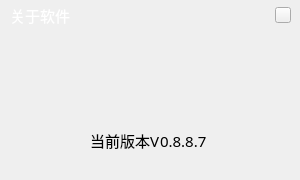
<?xml version="1.0" encoding="UTF-8"?>
<ui version="4.0">
 <class>UIAboutVersion</class>
 <widget class="QWidget" name="UIAboutVersion">
  <property name="geometry">
   <rect>
    <x>0</x>
    <y>0</y>
    <width>300</width>
    <height>180</height>
   </rect>
  </property>
  <property name="windowTitle">
   <string>UIAboutVersion</string>
  </property>
  <widget class="QLabel" name="label">
   <property name="geometry">
    <rect>
     <x>10</x>
     <y>0</y>
     <width>127</width>
     <height>30</height>
    </rect>
   </property>
   <property name="font">
    <font>
     <family>微软雅黑</family>
     <pointsize>11</pointsize>
    </font>
   </property>
   <property name="styleSheet">
    <string notr="true">color: rgb(255, 255, 255);</string>
   </property>
   <property name="text">
    <string>关于软件</string>
   </property>
  </widget>
  <widget class="QPushButton" name="close_pushButton">
   <property name="geometry">
    <rect>
     <x>275</x>
     <y>7</y>
     <width>16</width>
     <height>16</height>
    </rect>
   </property>
   <property name="minimumSize">
    <size>
     <width>16</width>
     <height>16</height>
    </size>
   </property>
   <property name="maximumSize">
    <size>
     <width>16</width>
     <height>16</height>
    </size>
   </property>
   <property name="text">
    <string/>
   </property>
  </widget>
  <widget class="QLabel" name="label_2">
   <property name="geometry">
    <rect>
     <x>80</x>
     <y>60</y>
     <width>141</width>
     <height>61</height>
    </rect>
   </property>
   <property name="styleSheet">
    <string notr="true">border-image: url(:/LoginWindow/images/login_log.png);</string>
   </property>
   <property name="text">
    <string/>
   </property>
  </widget>
  <widget class="QLabel" name="label_3">
   <property name="geometry">
    <rect>
     <x>90</x>
     <y>130</y>
     <width>71</width>
     <height>21</height>
    </rect>
   </property>
   <property name="font">
    <font>
     <family>微软雅黑</family>
     <pointsize>11</pointsize>
    </font>
   </property>
   <property name="text">
    <string>当前版本V</string>
   </property>
  </widget>
  <widget class="QLabel" name="version_label">
   <property name="geometry">
    <rect>
     <x>160</x>
     <y>130</y>
     <width>54</width>
     <height>21</height>
    </rect>
   </property>
   <property name="font">
    <font>
     <family>微软雅黑</family>
     <pointsize>11</pointsize>
    </font>
   </property>
   <property name="text">
    <string>0.8.8.7</string>
   </property>
  </widget>
 </widget>
 <layoutdefault spacing="6" margin="11"/>
 <resources>
  <include location="loginwindow.qrc"/>
 </resources>
 <connections/>
</ui>
